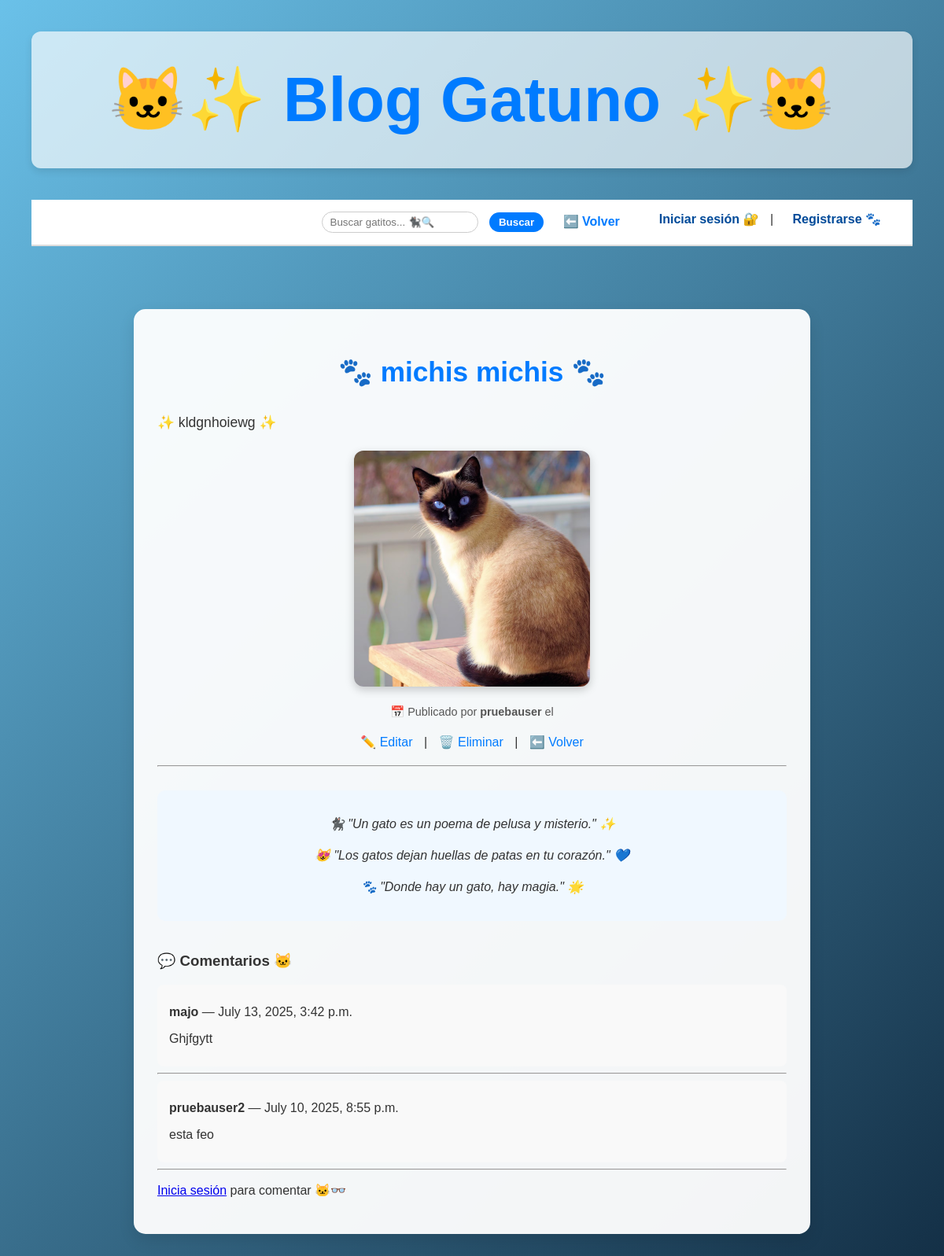
The page /post/22/ on the database its author committed.
### posts/models.py (models this page shows, shortened)
class Post(models.Model):
    titulo = models.CharField(max_length=200)
    contenido = models.TextField()
    imagen = models.ImageField(upload_to='posts/', blank=True, null=True)
    fecha_publicacion = models.DateTimeField(auto_now_add=True)
    autor = models.ForeignKey('auth.User', on_delete=models.CASCADE)

class Comentario(models.Model):
    post = models.ForeignKey('Post', on_delete=models.CASCADE, related_name='comentarios')
    autor = models.ForeignKey(User, on_delete=models.CASCADE)
    contenido = models.TextField()
    fecha_creacion = models.DateTimeField(auto_now_add=True)

### posts/views.py (the view, shortened to what this page needs)
# urls.py: path('post/<int:pk>/', PostDetailView.as_view(), name='detalle_post'),
class PostDetailView(FormMixin, DetailView):
    model = Post
    template_name = "posts/detalle_post.html"
    context_object_name = 'post'
    form_class = ComentarioForm
    def get_context_data(self, **kwargs):
        context = super().get_context_data(**kwargs)
        context['comentarios'] = self.object.comentarios.all().order_by('-fecha_creacion')
        context['form'] = self.get_form()
        return context
    def post(self, request, *args, **kwargs):
        self.object = self.get_object()
        form = self.get_form()
        if form.is_valid():
            comentario = form.save(commit=False)
            comentario.post = self.object
            comentario.autor = self.request.user
            comentario.save()
            return self.form_valid(form)
        else:
            return self.form_invalid(form)

### posts/forms.py
class ComentarioForm(forms.ModelForm):
    class Meta:
        model = Comentario
        fields = ['contenido']

### posts/templates/posts/detalle_post.html
{% extends 'base.html' %}
{% block content %}
<div class="post-detail">
  <h2 class="post-title">🐾 {{ post.titulo }} 🐾</h2>
  <p class="post-content">✨ {{ post.contenido }} ✨</p>
  {% if post.imagen %}
    <div class="image-container">
      <img class="post-image" src="{{ post.imagen.url }}" alt="Imagen de {{ post.titulo }}">
    </div>
  {% endif %}
  <p class="post-meta">📅 Publicado por <strong>{{ post.autor.username }}</strong> el {{ post.fechapublicacion }}</p>
  <div class="post-actions">
    <a href="{% url 'editar_post' post.pk %}">✏️ Editar</a> |
    <a href="{% url 'eliminar_post' post.pk %}">🗑️ Eliminar</a> |
    <a href="{% url 'lista_posts' %}">⬅️ Volver</a>
  </div>
  <hr>
  <div class="cat-quotes">
    <p>🐈‍⬛ "Un gato es un poema de pelusa y misterio." ✨</p>
    <p>😻 "Los gatos dejan huellas de patas en tu corazón." 💙</p>
    <p>🐾 "Donde hay un gato, hay magia." 🌟</p>
  </div>
  <div class="comments-section">
    <h3>💬 Comentarios 🐱</h3>
    {% for comentario in comentarios %}
      <div class="comment">
        <p><strong>{{ comentario.autor.username }}</strong> — {{ comentario.fecha_creacion }}</p>
        <p>{{ comentario.contenido }}</p>
      </div>
      <hr>
    {% empty %}
      <p>😿 No hay comentarios aún. Sé el primero en maullar algo.</p>
    {% endfor %}
  </div>
  {% if user.is_authenticated %}
    <div class="add-comment">
      <h4>📝 Agregar comentario</h4>
      <form method="post">
        {% csrf_token %}
        {{ form.as_p }}
        <button type="submit">🐾 Publicar</button>
      </form>
    </div>
  {% else %}
    <p><a href="{% url 'login' %}">Inicia sesión</a> para comentar 🐱‍👓</p>
  {% endif %}
</div>
{% endblock %}

### static/css/styles.css (style rules this page uses)
body { font-family: Arial, sans-serif; background: linear-gradient(135deg, #cde5f7, #f1f9ff); color: #000; margin: 0; padding: 0; }
body { background: linear-gradient(135deg, #195991 0%, #00f2fe 100%); font-family: 'Segoe UI', Tahoma, Geneva, Verdana, sans-serif; color: #333; margin: 0; padding: 40px; min-height: 100vh; }
body { background: linear-gradient(135deg, #6ac1e9, #112b41); font-family: Arial, sans-serif; color: #333; }
.post-detail { background: rgba(255, 255, 255, 0.95); padding: 30px; border-radius: 15px; box-shadow: 0 8px 20px rgba(0,0,0,0.1); max-width: 800px; margin: 40px auto; }
.post-title { font-size: 2.2em; text-align: center; color: #007BFF; }
.post-content { font-size: 1.1em; line-height: 1.7; margin: 20px 0; }
.image-container { text-align: center; margin: 20px 0; }
.post-image { max-width: 300px; border-radius: 12px; box-shadow: 0 4px 12px rgba(0,0,0,0.2); }
.post-meta { font-size: 0.9em; color: #555; text-align: center; }
.post-actions { text-align: center; margin: 20px 0; }
.post-actions a { color: #007BFF; text-decoration: none; margin: 0 10px; }
.cat-quotes { background: #f0f8ff; padding: 15px; border-radius: 10px; margin: 30px 0; text-align: center; font-style: italic; line-height: 1.5; }
.comments-section { margin-top: 40px; }
.comment { background: #f9f9f9; padding: 10px 15px; border-radius: 8px; }

### rows shown on the page
Post: titulo "michis michis", contenido "kldgnhoiewg", imagen (picture), autor.username "pruebauser"
Comentario: autor.username "majo", fecha_creacion "July 13, 2025, 3:42 p.m.", contenido "Ghjfgytt"
Comentario: autor.username "pruebauser2", fecha_creacion "July 10, 2025, 8:55 p.m.", contenido "esta feo"
